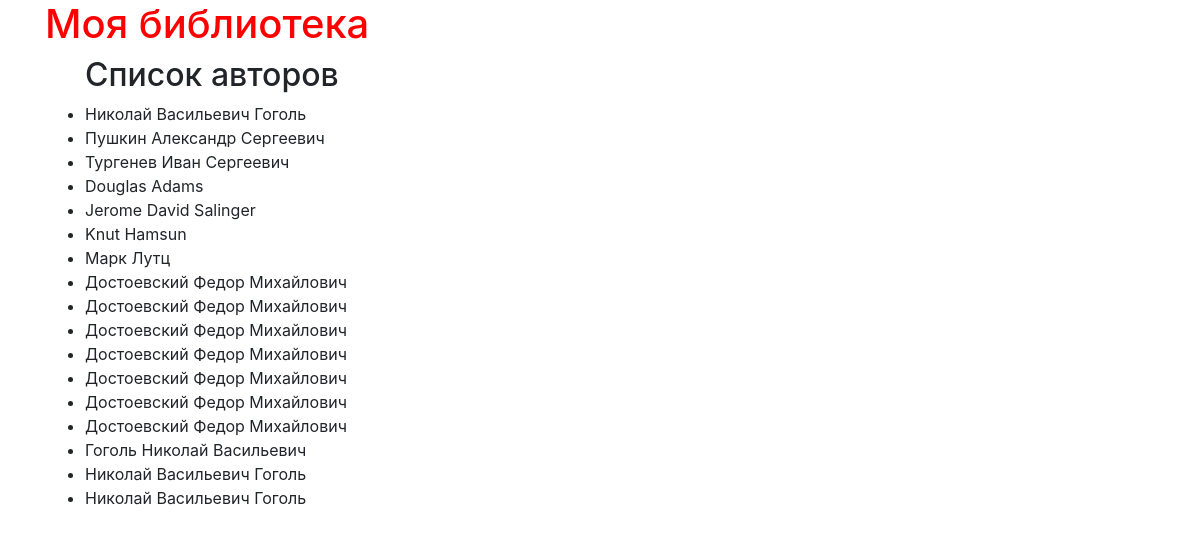
The app's page /authors with its own data.
### p_library/models.py (models this page shows, shortened)
class Author(models.Model):
    full_name = models.TextField()
    birth_year = models.SmallIntegerField()
    country = models.CharField(max_length=2)

### p_library/views.py (the view)
# urls.py: path('authors', AuthorList.as_view(), name='author_list'),
class AuthorList(ListView):
    model = Author
    template_name = 'authors_list.html'

### p_library/templates/authors_list.html
{% extends 'base.html' %}
{% block content %}
<ul>
	<h2>Список авторов</h2>
	{% for author in object_list %}
		<li>{{ author.full_name }}</li>
	{% endfor %}
</ul>
{% endblock %}

### records on screen
Author: full_name "Николай Васильевич Гоголь"
Author: full_name "Пушкин Александр Сергеевич"
Author: full_name "Тургенев Иван Сергеевич"
Author: full_name "Douglas Adams"
Author: full_name "Jerome David Salinger"
Author: full_name "Knut Hamsun"
Author: full_name "Марк Лутц"
Author: full_name "Достоевский Федор Михайлович"
Author: full_name "Достоевский Федор Михайлович"
Author: full_name "Достоевский Федор Михайлович"
Author: full_name "Достоевский Федор Михайлович"
Author: full_name "Достоевский Федор Михайлович"
Author: full_name "Достоевский Федор Михайлович"
Author: full_name "Достоевский Федор Михайлович"
Author: full_name "Гоголь Николай Васильевич"
Author: full_name "Николай Васильевич Гоголь"
Author: full_name "Николай Васильевич Гоголь"
